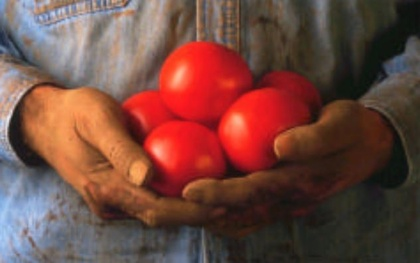
%> input picture tomatos.JPG, 420 x 263 px, shrunk from 633 x 397 before the run
$ octave painterly_npn_johnson_aidan.m   (GNU Octave 9; MATLAB toolbox functions it lacks are replaced by stand-ins)
%> lines starting %> are read from the running program, lines starting %| are printed output that depends on the picture
clear all;
close all;

img = imread('tomatos.jpg');
%> img is the input picture: size 263x420x3 uint8; mean R, G, B 113.5, 71.8, 63.5
global T;
T = 100;
global fg;
fg = 1;
global fs;
fs = 0.5;
global fc;
fc = 1;
global maxL;
maxL = 16;
global minL;
minL = 4;

painting = paint(img,[2,4,8]);
% [7 lines not run here, left out]
function painting = paint(srcImg, R)
%> called with R = [2 4 8]
    global fs;
    srcImg = double(srcImg);
    painting = zeros(size(srcImg));
    R = sort(R,'descend');
    n = length(R);

    for i = 1:n
        canvas = 255.*ones(size(srcImg));
        refImg = imgaussfilt(srcImg,fs*R(i));
        layer = paintLayer(canvas, refImg, R(i));
        painting = layer + canvas;
    end
%> this loop made 1 pass
%> pass 1, in paint, `refImg = imgaussfilt(srcImg,fs*R(i));`:
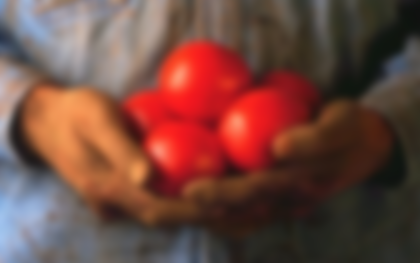
%> refImg: size 263x420x3 double; mean R, G, B 113.5, 71.8, 63.5; mean of the top-left, top-right, bottom-left and bottom-right quarters 125.8, 61.3, 102.7, 42.1
%> pass 1, in difference, `diff = ((img1(:,:,1)-img2(:,:,1)).^2 + (img1(:,:,2)-img2(:,:,2)).^2 + ..`:
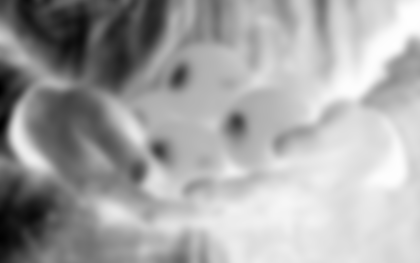
%> diff: size 263x420 double; min 105.4, max 413.3, mean 305.7; drawn with min black and max white
    painting = uint8(painting);
end

function layer = paintLayer(canvas, refImg, R)
    global fg;
    global T;
    layer = zeros(size(canvas));
    S = [];
    D = difference(canvas, refImg);
    step = fg*R;
    h = size(refImg,1);
    w = size(refImg,2);
    ygrid = step:step:h-step;
    xgrid = step:step:w-step;
    yorder = randperm(floor(h/step)-1);
    ygrids = ygrid(yorder);
    xorder = randperm(floor(w/step)-1);
    xgrids = xgrid(xorder);

    for x = 1:length(xgrids)
        j = xgrids(x)-(step/2)+1:xgrids(x)+(step/2);
        for y = 1:length(ygrids)
            i = ygrids(y)-(step/2)+1:ygrids(y)+(step/2);
            aD = D(i,j);
            aErr = sum(sum(aD))/step^2;
            if aErr > T
                [maxErr, id] = max(aD(:));
                [y1, x1] = ind2sub(size(aD),id);
                y1 = ygrids(y) + y1;
                x1 = xgrids(x) + x1;
                stroke = makeStroke(R,x1,y1,refImg,canvas);
                S = [S, {stroke}];
            end
        end
    end

    if ~isempty(S)
        tip = circle(R);
        for s = 1:length(S)
            sColour = S{s}{1}{1};
            tipR = tip*sColour(1,1,1);
            tipG = tip*sColour(1,1,2);
            tipB = tip*sColour(1,1,3);
            brush = cat(3,tipR,tipB,tipG);
            for p = 2:length(S{s})
                point = S{s}{p};
                x = point(1);
                y = point(2);
                if x >= R && y >= R && x <= size(refImg,2)-R && y <= size(refImg,1)-R
                    painted = (brush.*layer(y-R+1:y+R-1,x-R+1:x+R-1,:) ~= 0);
                    clean = (painted == 0);
                    layer(y-R+1:y+R-1,x-R+1:x+R-1,:) = brush.*clean;
                end
            end
        end
    end
end

function diff = difference(img1,img2)
    diff = ((img1(:,:,1)-img2(:,:,1)).^2 + (img1(:,:,2)-img2(:,:,2)).^2 + (img1(:,:,3)-img2(:,:,3)).^2).^(1/2);
end

% [61 lines left out: functions circle, makeStroke, not called in this run]
%> (the run ends here)

$ run again, with IMG_5219.JPG copied over tomatos.JPG
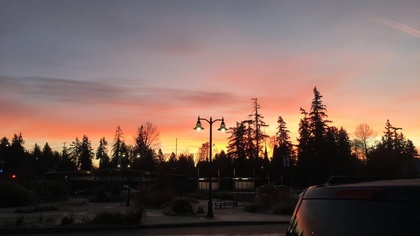
%> input picture IMG_5219.JPG, 420 x 236 px, shrunk from 1334 x 750 before the run
%> img is the input picture: size 236x420x3 uint8; mean R, G, B 116.2, 94.2, 88
%> the loop in paint, `for i = 1:n` made 1 pass
%> pass 1, in paint, `refImg = imgaussfilt(srcImg,fs*R(i));`:
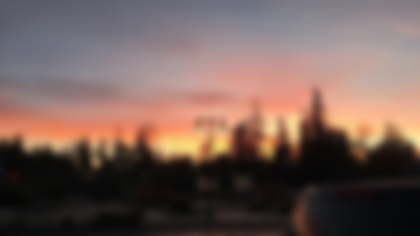
%> refImg: size 236x420x3 double; mean R, G, B 116.2, 94.2, 88; mean of the top-left, top-right, bottom-left and bottom-right quarters 132.1, 159.4, 57, 49.5
%> pass 1, in difference, `diff = ((img1(:,:,1)-img2(:,:,1)).^2 + (img1(:,:,2)-img2(:,:,2)).^2 + ..`:
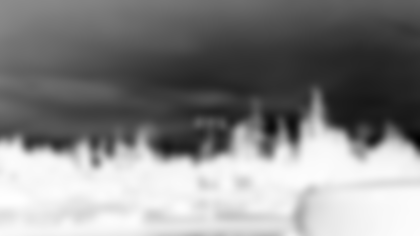
%> diff: size 236x420 double; min 94.25, max 432.5, mean 273.4; drawn with min black and max white

$ run again, with IMG_5220.JPG copied over tomatos.JPG
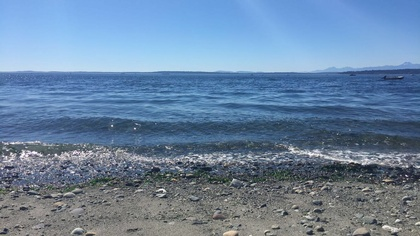
%> input picture IMG_5220.JPG, 420 x 236 px, shrunk from 1334 x 750 before the run
%> img is the input picture: size 236x420x3 uint8; mean R, G, B 106.7, 132.4, 160.7
%> the loop in paint, `for i = 1:n` made 1 pass
%> pass 1, in paint, `refImg = imgaussfilt(srcImg,fs*R(i));`:
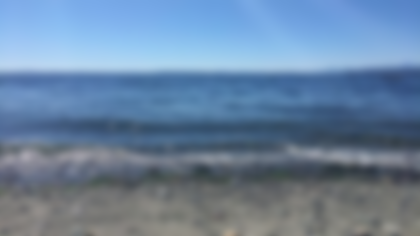
%> refImg: size 236x420x3 double; mean R, G, B 106.7, 132.4, 160.7; mean of the top-left, top-right, bottom-left and bottom-right quarters 167.5, 148.9, 113.9, 102.7
%> pass 1, in difference, `diff = ((img1(:,:,1)-img2(:,:,1)).^2 + (img1(:,:,2)-img2(:,:,2)).^2 + ..`:
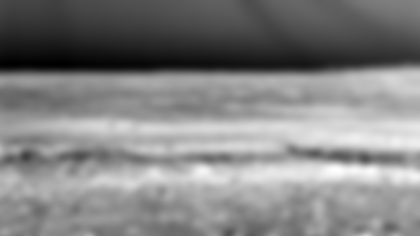
%> diff: size 236x420 double; min 81.86, max 346.3, mean 217.9; drawn with min black and max white

$ run again, with IMG_5221.JPG copied over tomatos.JPG
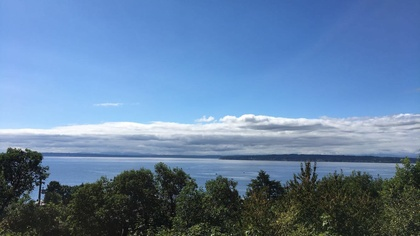
%> input picture IMG_5221.JPG, 420 x 236 px, shrunk from 1334 x 750 before the run
%> img is the input picture: size 236x420x3 uint8; mean R, G, B 98, 127.8, 162.5
%> the loop in paint, `for i = 1:n` made 1 pass
%> pass 1, in paint, `refImg = imgaussfilt(srcImg,fs*R(i));`:
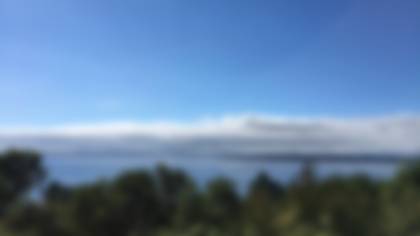
%> refImg: size 236x420x3 double; mean R, G, B 98.1, 127.8, 162.5
%> pass 1, in difference, `diff = ((img1(:,:,1)-img2(:,:,1)).^2 + (img1(:,:,2)-img2(:,:,2)).^2 + ..`:
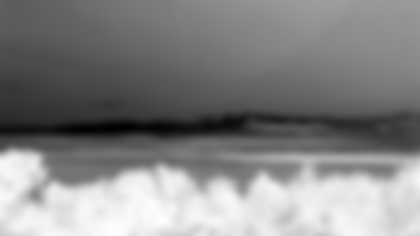
%> diff: size 236x420 double; min 30.43, max 405.2, mean 227.4; drawn with min black and max white
